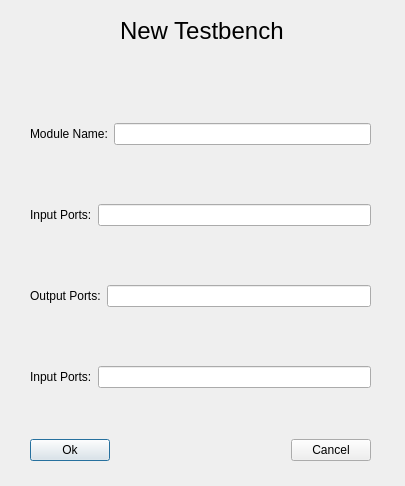
<?xml version="1.0" encoding="UTF-8"?>
<ui version="4.0">
 <class>new_testbench</class>
 <widget class="QDialog" name="new_testbench">
  <property name="geometry">
   <rect>
    <x>0</x>
    <y>0</y>
    <width>405</width>
    <height>486</height>
   </rect>
  </property>
  <property name="windowTitle">
   <string>Dialog</string>
  </property>
  <widget class="QWidget" name="verticalLayoutWidget">
   <property name="geometry">
    <rect>
     <x>30</x>
     <y>70</y>
     <width>341</width>
     <height>371</height>
    </rect>
   </property>
   <layout class="QVBoxLayout" name="verticalLayout_2">
    <property name="sizeConstraint">
     <enum>QLayout::SetDefaultConstraint</enum>
    </property>
    <item>
     <layout class="QHBoxLayout" name="horizontalLayout_7">
      <item>
       <widget class="QLabel" name="label_5">
        <property name="text">
         <string>Module Name:</string>
        </property>
       </widget>
      </item>
      <item>
       <widget class="QLineEdit" name="lineEdit_module_name_2"/>
      </item>
     </layout>
    </item>
    <item>
     <layout class="QHBoxLayout" name="horizontalLayout_8">
      <item>
       <widget class="QLabel" name="label_6">
        <property name="text">
         <string>Input Ports:</string>
        </property>
       </widget>
      </item>
      <item>
       <widget class="QLineEdit" name="lineEdit_input_3"/>
      </item>
     </layout>
    </item>
    <item>
     <layout class="QHBoxLayout" name="horizontalLayout_3">
      <item>
       <widget class="QLabel" name="label_9">
        <property name="text">
         <string>Output Ports:</string>
        </property>
       </widget>
      </item>
      <item>
       <widget class="QLineEdit" name="lineEdit_out_2"/>
      </item>
     </layout>
    </item>
    <item>
     <layout class="QHBoxLayout" name="horizontalLayout_9">
      <item>
       <widget class="QLabel" name="label_2">
        <property name="text">
         <string>Input Ports:</string>
        </property>
       </widget>
      </item>
      <item>
       <widget class="QLineEdit" name="lineEdit_input_4"/>
      </item>
     </layout>
    </item>
   </layout>
  </widget>
  <widget class="QLabel" name="label_7">
   <property name="geometry">
    <rect>
     <x>120</x>
     <y>0</y>
     <width>171</width>
     <height>61</height>
    </rect>
   </property>
   <property name="font">
    <font>
     <pointsize>18</pointsize>
    </font>
   </property>
   <property name="text">
    <string>New Testbench</string>
   </property>
  </widget>
  <widget class="QWidget" name="horizontalLayoutWidget_3">
   <property name="geometry">
    <rect>
     <x>30</x>
     <y>430</y>
     <width>341</width>
     <height>41</height>
    </rect>
   </property>
   <layout class="QHBoxLayout" name="horizontalLayout_10">
    <item>
     <widget class="QPushButton" name="pushButton_ok_2">
      <property name="text">
       <string>Ok</string>
      </property>
     </widget>
    </item>
    <item>
     <spacer name="horizontalSpacer_2">
      <property name="orientation">
       <enum>Qt::Horizontal</enum>
      </property>
      <property name="sizeHint" stdset="0">
       <size>
        <width>40</width>
        <height>20</height>
       </size>
      </property>
     </spacer>
    </item>
    <item>
     <widget class="QPushButton" name="pushButton_cancel_2">
      <property name="text">
       <string>Cancel</string>
      </property>
     </widget>
    </item>
   </layout>
  </widget>
 </widget>
 <resources/>
 <connections/>
</ui>
